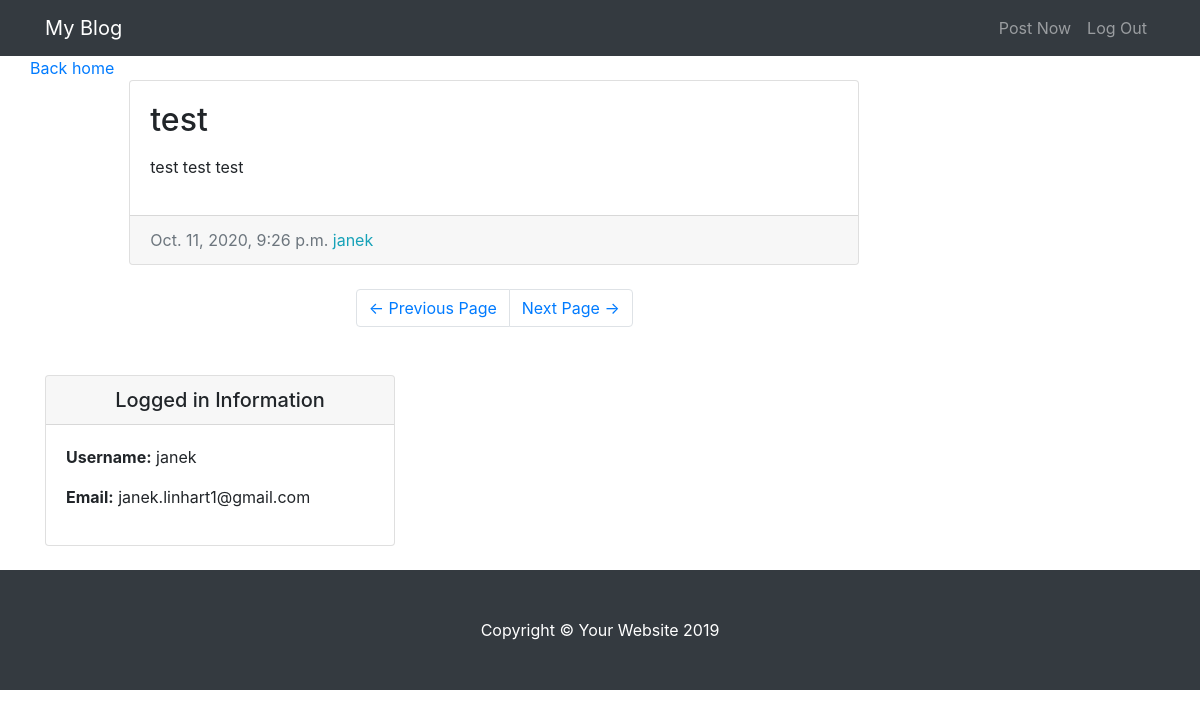
/entry/4/ (signed in), run on the app's committed database.
### entries/models.py (models this page shows, shortened)
class Entry(models.Model):
	entry_title = models.CharField(max_length=50)
	entry_text=models.TextField()
	entry_date=models.DateTimeField(auto_now_add=True)
	entry_author=models.ForeignKey(User, on_delete=models.CASCADE)
	class Meta:
		verbose_name_plural = "entries"

### entries/views.py (the view)
# urls.py: path('entry/<int:pk>/', EntryView.as_view(), name="blog-detail"),
class EntryView(LoginRequiredMixin,DetailView):
	model=Entry
	template_name='entries/entry_detail.html'

### entries/templates/entries/entry_detail.html (shortened to what this page needs)
 {%extends "entries/base.html"%}
        {%block content%}
        <a href="{% url 'blog-home'%}">Back home</a>
        <div class="col-md-8">
        <div class="card mb-4 mt-4">
          <div class="card-body">
            <h2 class="card-title">{{entry.entry_title}}</h2>
            <p class="card-text">{{entry.entry_text|linebreaks}}</p>
          </div>
          <div class="card-footer text-muted">
            {{entry.entry_date}}
            <span class= "text-info mr-2">{{entry.entry_author}}</span>
          </div>
        </div>
        <ul class="pagination justify-content-center mb-4">
          <li class="page-item">
            <a class="page-link" href="#">&larr; Previous Page</a>
          </li>
          <li class="page-item">
            <a class="page-link" href="#">Next Page &rarr;</a>
          </li>
        </ul>
      </div>
{%endblock%}

### entries/templates/entries/base.html (shortened to what this page needs)
{%load static%}
<!DOCTYPE html>
<html lang="en">
<head>
  <link href="{% static 'entries/vendor/bootstrap/css/bootstrap.min.css'%}" rel="stylesheet">
  <link href="{% static 'entries/css/blog-home.css'%}" rel="stylesheet">
</head>
<body>
  <nav class="navbar navbar-expand-lg navbar-dark bg-dark fixed-top">
    <div class="container">
      <a class="navbar-brand" href="{%url 'blog-home'%}">My Blog</a>
      <div class="collapse navbar-collapse" id="navbarResponsive">
        <ul class="navbar-nav ml-auto">
          <li class="nav-item">
            <a class="nav-link" href="{%url 'blog-create'%}">Post Now</a>
          </li>
          <li class="nav-item">
            <a class="nav-link" href="{% url 'logout'%}">Log Out</a>
          </li>
        </ul>
      </div>
    </div>
  </nav>
  <div class="container">
    <div class="row">
   {%block content%}   {%endblock%}
    <div class="col-md-4">
      <div class="card my-4">
          <h5 class="card-header text-center">Logged in Information</h5>
          <div class="card-body">
            <ul class="list-unstyled mb-0">
                <li>
                    <p> <strong>Username:</strong> {{user.username}} </p>
                </li>
                <li>
                    <p> <strong>Email:</strong> {{user.email}}</p>
                </li>
            </ul>
          </div>
        </div>
      </div>
    </div>
  </div>
  <footer class="py-5 bg-dark">
    <div class="container">
      <p class="m-0 text-center text-white">Copyright &copy; Your Website 2019</p>
    </div>
  </footer>
</body>
</html>

### entries/static/entries/css/blog-home.css (style rules this page uses)
body { padding-top: 56px; }

### data on the page
Entry: entry_title "test", entry_text "test test test", entry_date "Oct. 11, 2020, 9:26 p.m.", entry_author "janek"

### other printed values
{{ user.username }} "janek"
{{ user.email }} "janek.linhart1@gmail.com"
